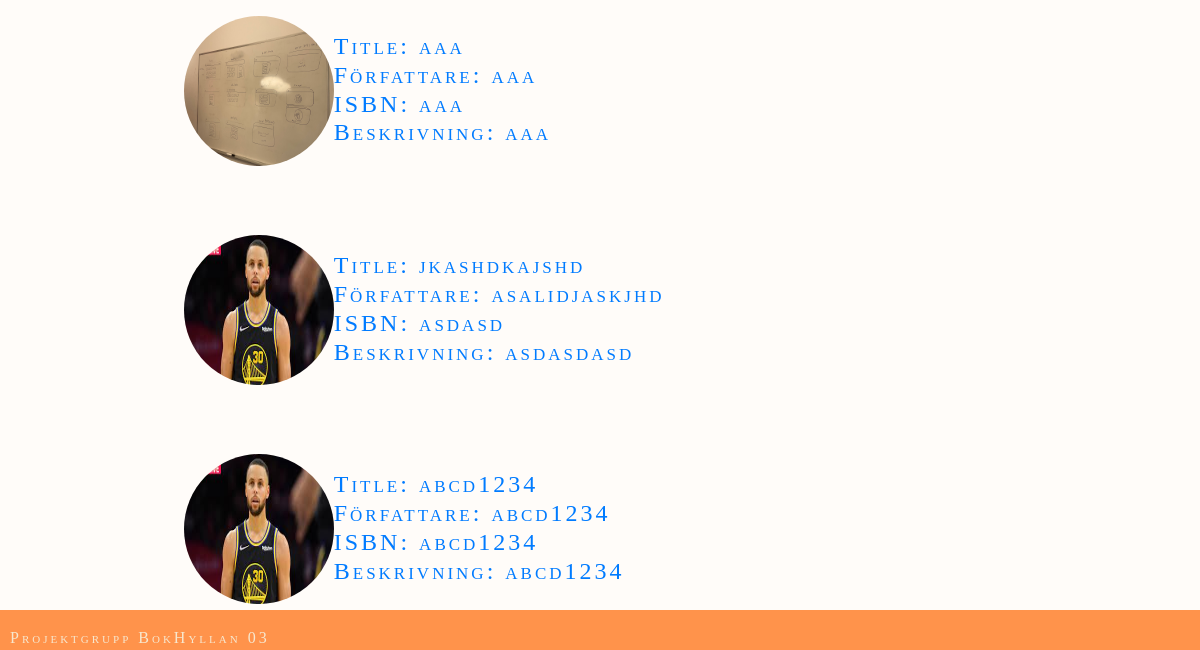
/all-books (signed in, lower part), run on an earlier commit of the app's database.
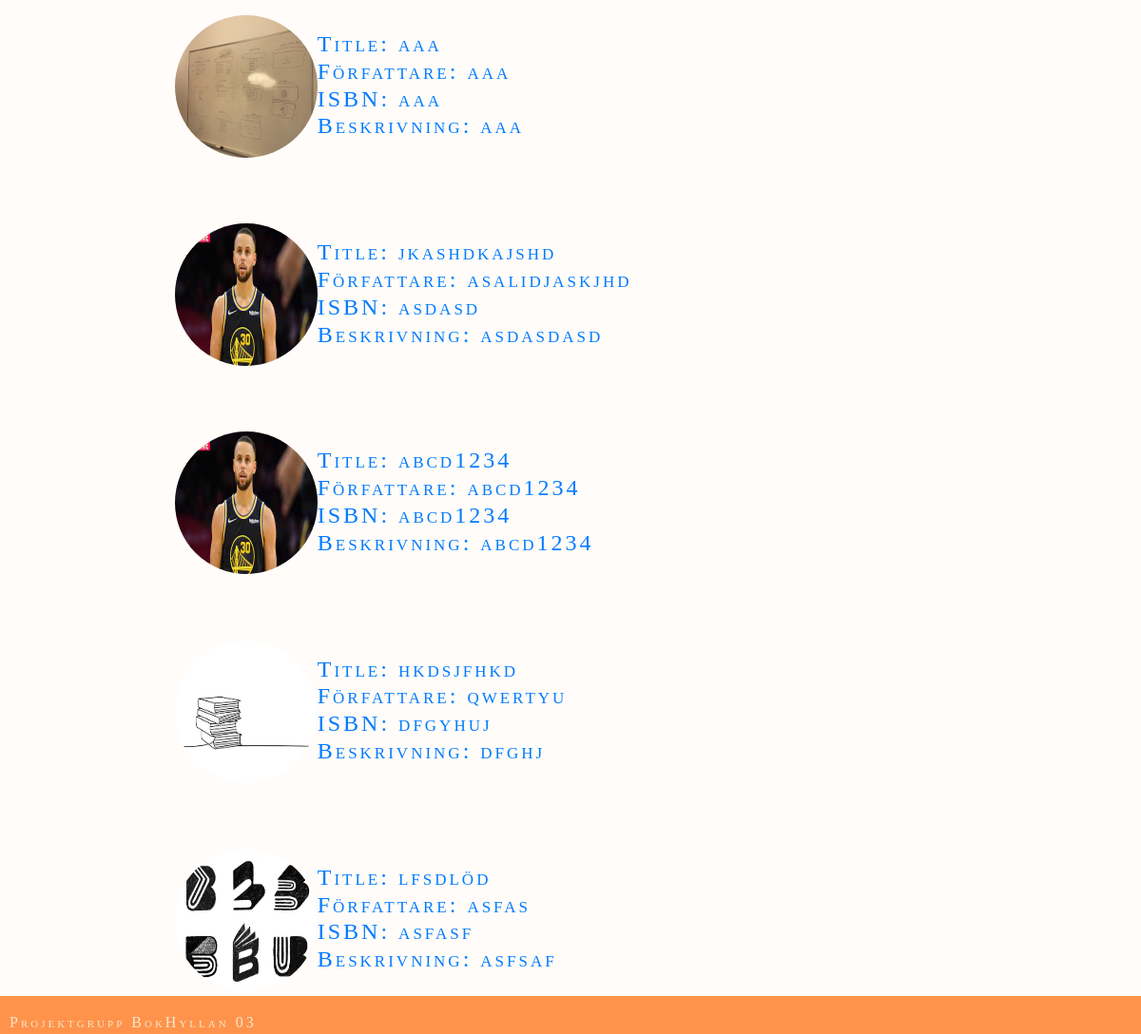
And on a later commit of the database.
### website/models.py (models this page shows)
class Book(db.Model):
    id = db.Column(db.Integer, primary_key = True)
    title = db.Column(db.String(150))
    author = db.Column(db.String(150))
    isbn = db.Column(db.String(150))
    review = db.Column(db.String(30000))
    user_id = db.Column(db.Integer, db.ForeignKey('user.id'))
    cover_pic = db.Column(db.String())

### website/views.py (the view)
@views.route('/all-books')
@login_required
def show_all_books():
    books = Book.query.all()
    return render_template('all_books.html', user=current_user, books=books )

### website/templates/all_books.html (shortened to what this page needs)
{% extends "base.html" %}
{% block content %}
    <div id="all-books-div">
        {% for book in books %}
        <div><a href="{{ url_for('views.book_file', book_id=book.id) }}">
        {% if book.cover_pic %}
        <img src="{{url_for('static', filename='images/' + book.cover_pic)}}" alt="#" class="rounded-circle" width="150" height="150" align="left">
        {%else%}
        <img src="{{url_for('static', filename='images/emty_profile.jpg')}}" alt="#" class="rounded-circle" width="150" height="150" align="left">
        {%endif%}
        <p><h4>Title:  {{book.title}} </br> Författare:  {{book.author}}</br> ISBN: {{book.isbn}} </br>
            Beskrivning:
        {% if book.review|length > 100 %}
            {{ book.review[:100] }}
        {% else %}
            {{ book.review }}
        {% endif %}</h4></p></a>
        </div>
        {%endfor%}
    </div>
{% endblock %}

### website/templates/base.html (shortened to what this page needs)
<!DOCTYPE html>
<html lang="en">
  <head>
    <link rel="stylesheet" href="https://cdn.jsdelivr.net/npm/bootstrap@4.3.1/dist/css/bootstrap.min.css"
>
    <link rel="stylesheet" type="text/css" href="{{ url_for('static', filename='styles/style.css')}}">
  </head>
  <body>
        <div class="container">
          {% block content %}
          {% endblock %}
        </div>
    <footer>
        <p>Projektgrupp BokHyllan 03</p>
    </footer>
  </body>
</html>

### website/static/styles/style.css (style rules this page uses)
body { background-color:#fffcf9; font-family: "Palatino Linotype", "Book Antiqua", Palatino, serif; font-variant: small-caps; letter-spacing: 3px; }
#home-div, #add-book-div, #sign-up-div, #add-bio-div, #edit-profile-div, #edit-book_div, #add-pic-div, #policy-div, #search-div, #all-books-div { width:75%; margin:auto; margin-top:3em; }
footer { background-color: #ff934b; color: #F7E7CE; position: fixed; padding-left: 10px; bottom: 0; width: 100%; height: 2.5rem; }
footer > p { margin-top: 1em; }

What changed in the data, as far as the page shows it:
added Book: cover_pic (picture), title "hkdsjfhkd", author "qwertyu", isbn "dfgyhuj", review "dfghj"
added Book: cover_pic (picture), title "lfsdlöd", author "asfas", isbn "asfasf", review "asfsaf"
